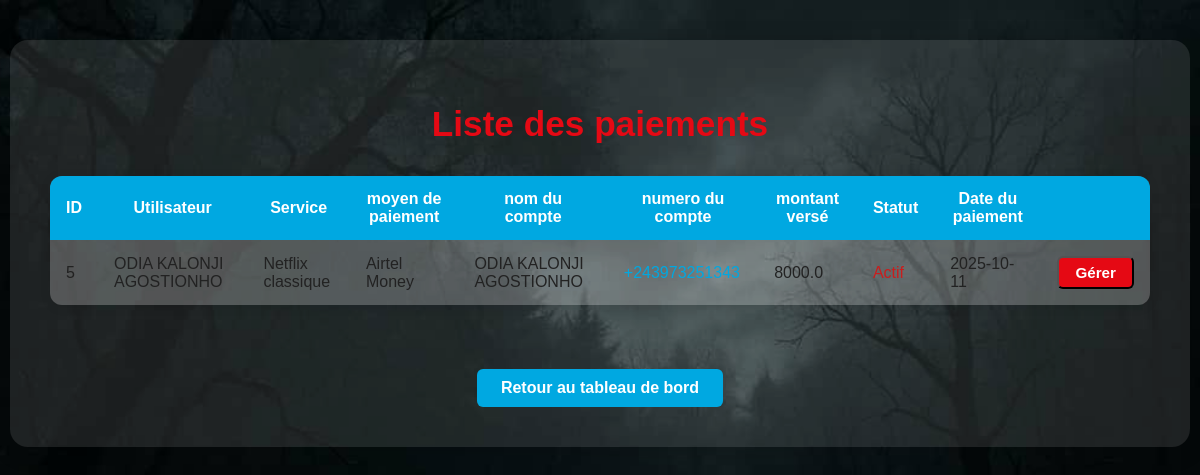
The app's page /admin/liste_paiement, older data.
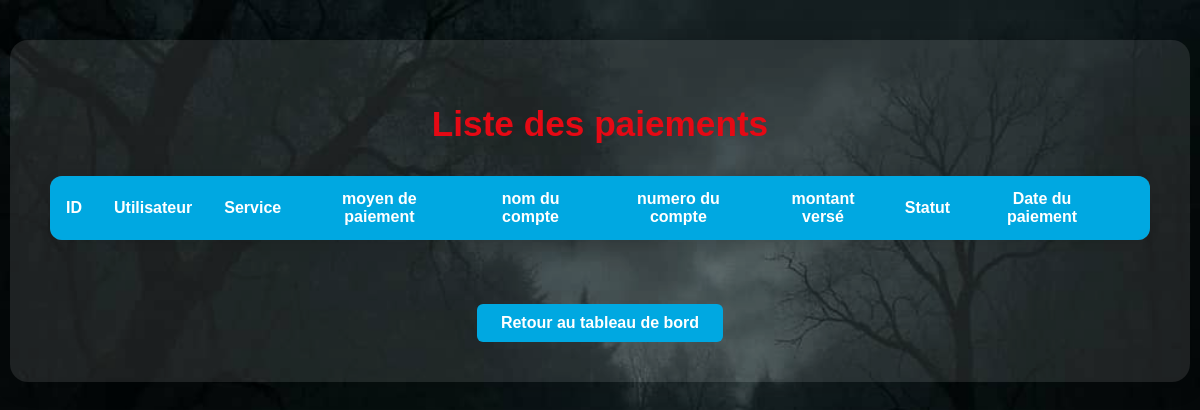
The same page, newer data.
### app.py (models this page shows, shortened)
class Paiement(db.Model):
    id = db.Column(db.Integer, primary_key=True)
    utilisateur_id = db.Column(db.Integer, db.ForeignKey('utilisateurs.id'), nullable=False)
    service = db.Column(db.String(30), nullable=False)
    moyen = db.Column(db.String(20),nullable=False)
    nom_compte=db.Column(db.String(50), nullable=False)
    numero=db.Column(db.String(20), nullable=False)
    montant=db.Column(db.Float, nullable=False)
    statut = db.Column(db.Boolean, default=False)
    date_paiement = db.Column(db.DateTime, default=datetime.utcnow)
    utilisateur=db.relationship("Utilisateurs", backref="paiememts",lazy=True)

class Utilisateurs(db.Model):
    id = db.Column(db.Integer, primary_key=True)
    nom = db.Column(db.String(30), nullable=False)
    mdp = db.Column(db.String(200), nullable=False)

### app.py (the view)
@app.route("/admin/liste_paiement")
def liste_paiement():
    paiements = Paiement.query.order_by(Paiement.date_paiement.desc()).all()
    return render_template("admin/liste_paiement.html", paiements=paiements)

### templates/admin/liste_paiement.html (shortened to what this page needs)
<!DOCTYPE html>
<html lang="fr">
<head>
  <link rel="stylesheet" href="{{ url_for('static', filename='css/admin.css') }}">
</head>
<body>
  <div class="admin-container">
    <h1>Liste des paiements</h1>
    <table class="admin-table">
      <thead>
        <tr>
          <th>ID</th>
          <th>Utilisateur</th>
          <th>Service</th>
          <th>moyen de paiement</th>
          <th>nom du compte</th>
          <th>numero du compte</th>
          <th>montant versé</th>
          <th>Statut</th>
          <th>Date du paiement</th>
          <th></th>
        </tr>
      </thead>
      {%if paiements %}
      <tbody>
        {% for paiement in paiements %}
        <tr>
          <td>{{ paiement.utilisateur_id }}</td>
          <td>{{ paiement.utilisateur.nom }}</td>
          <td>{{ paiement.service}}</td>
          <td>{{ paiement.moyen}}</td>
          <td>{{ paiement.nom_compte}}</td>
          <td><a class="num_a" href="https://wa.me/{{ paiement.numero}}" target="_blank">{{ paiement.numero}}</a></td>
          <td>{{ paiement.montant}}</td>
          <td style="color: rgb(202, 29, 29);">{{ "Actif" if paiement.statut else "Inactif" }}</td>
          <td>{{ paiement.date_paiement.strftime("%Y-%m-%d") }}</td>
          <td>
            <button class="btn-admin btn-gerer btn-primary" data-bs-toggel="modal" data-bs-target="#modalPaiement" data-id="{{paiement.id}}" data-nom="{{ paiement.nom }}">Gérer</button>
          </td>
        </tr>
        {% else %}
          <p style="color: white;">aucun paiement</p>
        {% endfor %}
      </tbody>
      {% endif %}
    </table>
    <a href="{{ url_for('accueil_admin') }}" class="btn-retour">Retour au tableau de bord</a>
 </body>

Row changes from the older to the newer data that the page shows:
removed Paiement: utilisateur_id "5", utilisateur.nom "ODIA KALONJI AGOSTIONHO", service "Netflix classique", moyen "Airtel Money", nom_compte "ODIA KALONJI AGOSTIONHO", numero "+243973251343", montant "8000.0", statut "Actif", date_paiement "2025-10-11"
